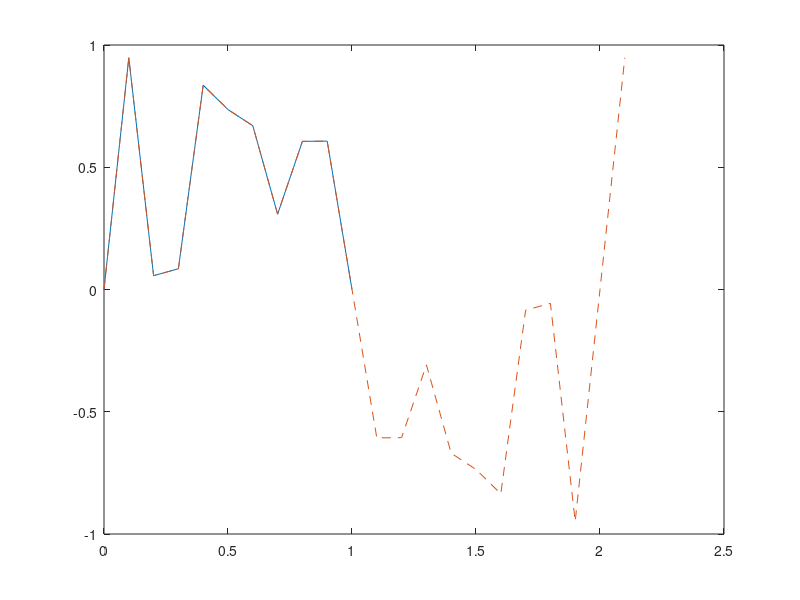

Write MATLAB code to recreate this figure.
clear
% clc
 
rng(2)

L = 1;
Nx = 11;
dx = L/(Nx-1);
x = (0:Nx-1).'*dx;
k = (0:Nx-1)*pi/L; 

a = rand(Nx,1);
% a = tanh(2*x/L)-.4*cos(6*x*L*pi).*exp(x/L)+1;
a([1,end])=0; % odd function!

x2 = (0:2*Nx-1)'*dx; % to plot more of the domain
% x2 = x;

% a=a-mean(a);


%% using seb's. Fully fft
% a2=a.';
% aPer=[a2,-fliplr(a2(2:end-1))];
% A=fft(aPer,[],2);
% A=-imag(A(:,1:Nx));
% aPer=ifft([A,-fliplr(A(2:end-1))],[],2);
% a_=imag(aPer(:,1:Nx));

%% transfrom fft
% a2=a.';
% aPer=[a2,-fliplr(a2(2:end-1))];
% A=fft(aPer,[],2);
% A=-imag(A(:,1:Nx));
% a_ = sum([A(1),2*A(2:end-1),A(end)].*sin(k.*x2),2)./(2*(Nx-1)) ;

%% transfrom fft, pure sum definition|||
% a2=a.';
% aPer=[a2,-fliplr(a2(2:end-1))];
% A=fft(aPer,[],2);
% A=-imag(A(:,1:Nx))./(2*(Nx-1)); A(2:end-1) = 2*A(2:end-1);
% a_ = sum(A.*sin(k.*x2),2) ;

%% inverse transfrom fft
% A = sum([a(1);2*a(2:end-1);a(end)].*sin(k.*x),1);
% aPer=ifft([A,-fliplr(A(2:end-1))],[],2);
% a_=imag(aPer(:,1:Nx));

%% fully sum
A = sum([a(1);2*a(2:end-1);a(end)].*sin(k.*x),1);
a_ = sum([.5*A(1),A(2:end-1),.5*A(end)].*sin(k.*x2),2)./(Nx-1) ;
 


fprintf('%.3f,\t',a);fprintf('\n');
fprintf('%.3f,\t',a_);fprintf('\n');

plot(x,a,x2,a_,'--')
